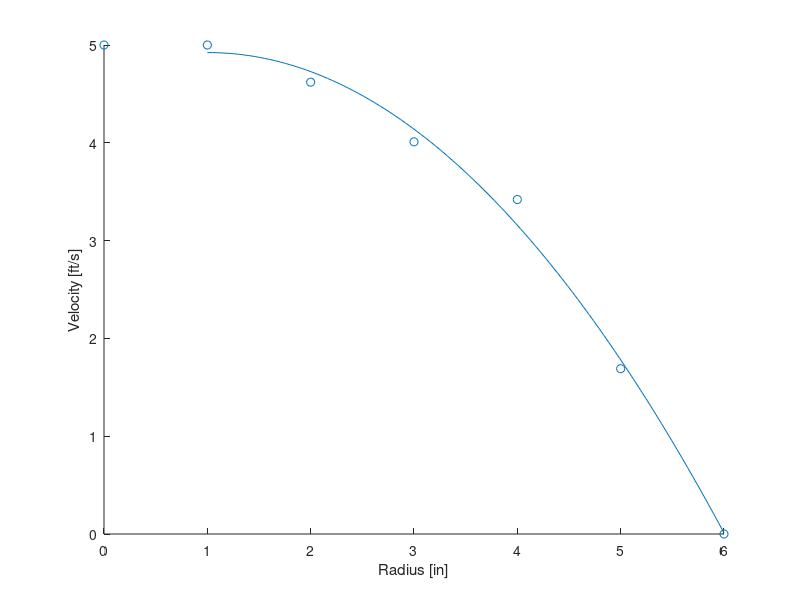

Here is the MATLAB script that generated this plot: (Note: this script raises an error after producing the figure.)
clear; clc; close all;

% Description: Solves a numerical integration problem

rc = 0:6;
vc = [5,5,4.62,4.01,3.42,1.69,0];
rnc = rc(2:end);
vnc = vc(2:end);

scatter(rc,vc)
xlabel('Radius [in]')
ylabel('Velocity [ft/s]')

order = 2;
p = polyfit(rnc,vnc,order);

hold on
rncq = linspace(rnc(1),rnc(end),100);
plot(rncq,polyval(p,rncq))

% Evaluate by integrating the polynomial
p = [p, 0];
q = polyint(p);

d = 1; % [ft]
Ac = pi*d^2/4;
vc = vc(1);

Q1 = 2*pi*diff(polyval(q,[rnc(1),rnc(end)])) + vc*Ac;

% Evaluate using simpson's method
I = simpson13(vnc.*rnc,rnc(1),rnc(end));
Q2 = 2*pi*I + vc*Ac;

fprintf('Polynomial curve (order: %d): %.4f [ft^3/s]\n',order,Q1)
fprintf("Simpson's rule: %.4f [ft^3/s]\n",Q2)

function I = simpson13(f,a,b)
	n = numel(f)-1;
    h = (b-a)/n;
	I = h/3*(f(1) + 2*sum(f(3:2:n-1)) + 4*sum(f(2:2:n)) + f(n+1));
end
